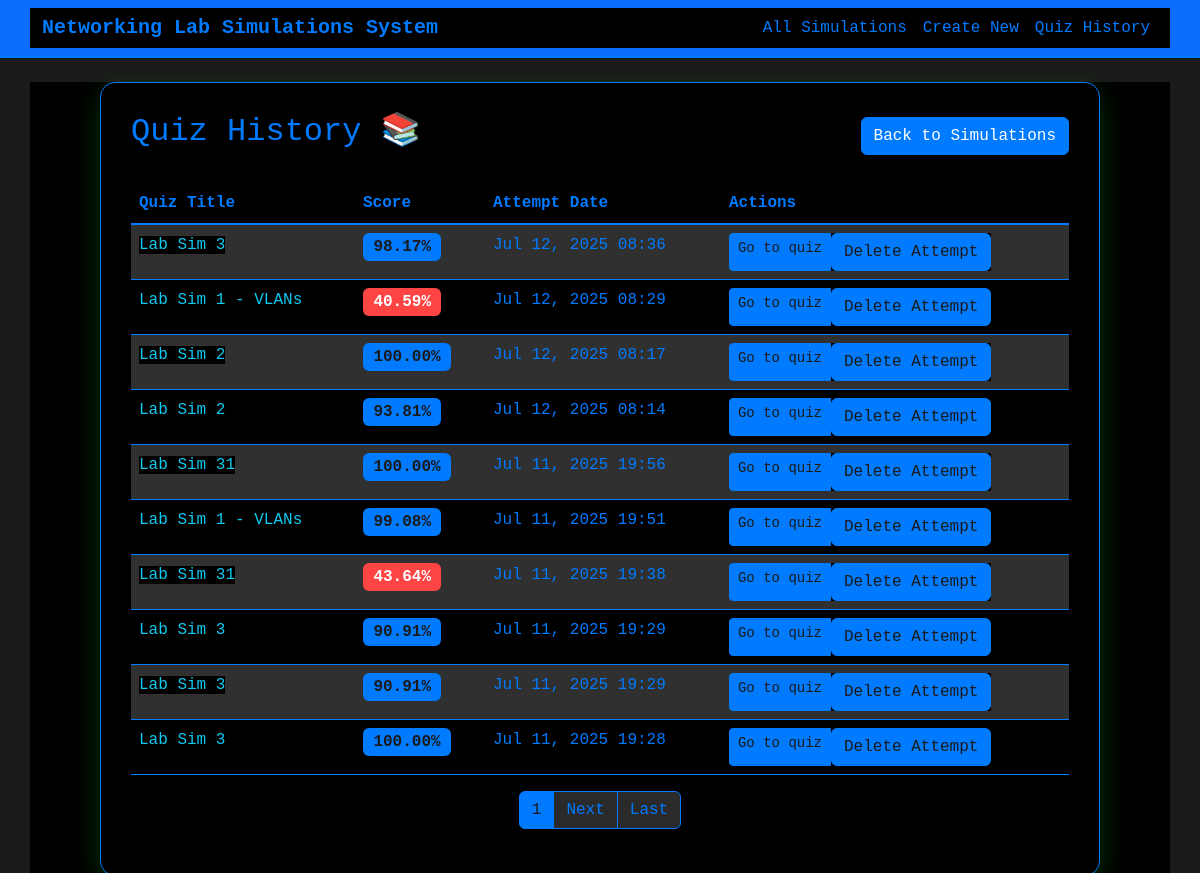
The app's page /quiz_history/, older data.
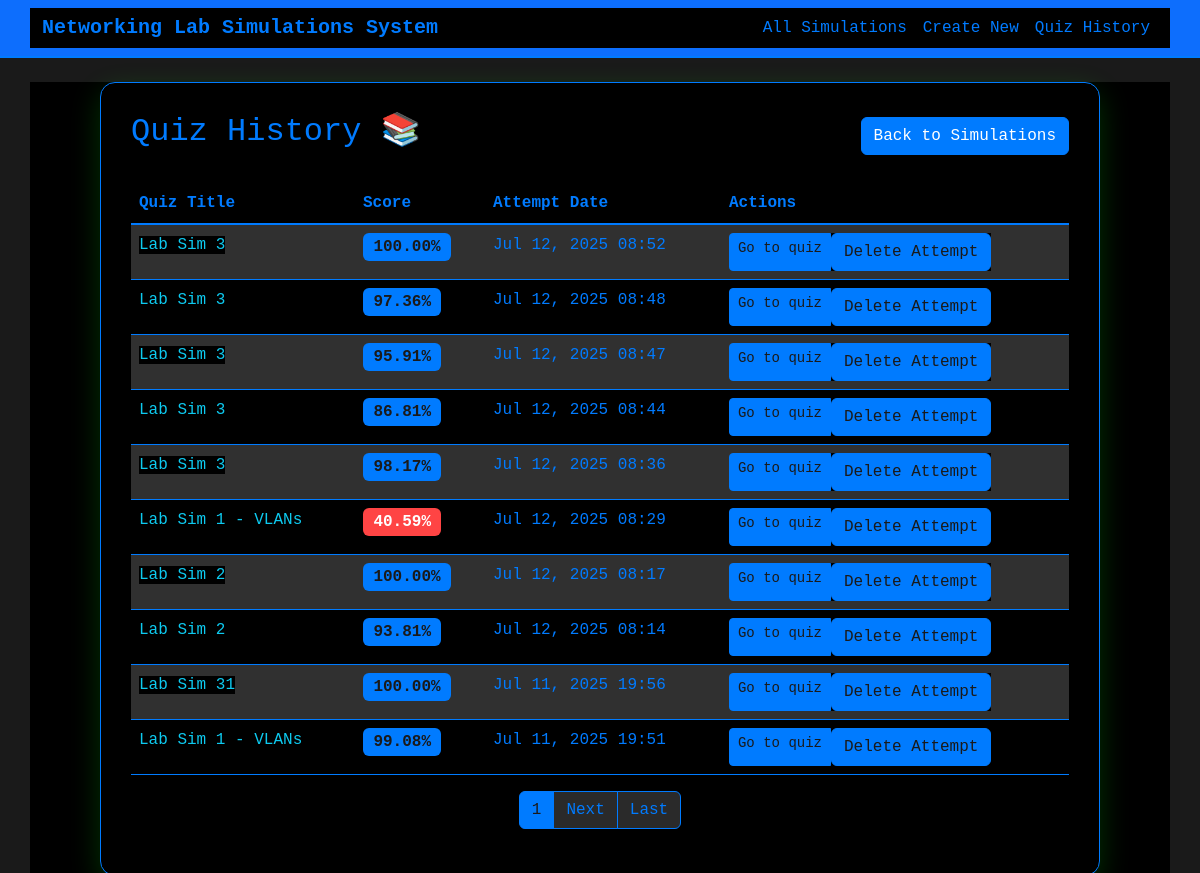
The same page, newer data.
### lab_simulations/models.py (models this page shows, shortened)
class QuizAttempt(models.Model):
    simulation = models.ForeignKey(LabSimulation, on_delete=models.CASCADE, related_name='attempts')
    score = models.DecimalField(max_digits=5, decimal_places=2)
    attempt_date = models.DateTimeField(auto_now_add=True)
    class Meta:
        ordering = ['-attempt_date']

class LabSimulation(models.Model):
    title = models.CharField(max_length=200)
    image = models.ImageField(upload_to='uploads/', help_text="Upload network topology image")
    task = models.TextField(help_text="Enter the task description")
    questions = models.TextField(help_text="Enter the questions (one per line or paragraph)")
    lab_answers = models.TextField(help_text="Enter the correct lab answers")
    user_answers = models.TextField(blank=True, help_text="User's submitted answers")
    created_at = models.DateTimeField(auto_now_add=True)
    updated_at = models.DateTimeField(auto_now=True)
    class Meta:
        ordering = ['-created_at']
    _COMMAND_EQUIVALENCIES = {
        'copy running-config startup-config': 'wr',
        'copy running-config start-up-config': 'wr',
        'copy running start': 'wr',
        'write memory': 'wr',
        'write mem': 'wr',
        'wr': 'wr',
        'configure terminal': 'conf t',
        'config t': 'conf t',
        'conf t': 'conf t',
        'interface': 'int',
        'int': 'int',
        'enable': 'en',
        'en': 'en',
        'no shutdown': 'no shut',
        'no shut': 'no shut',
        'exit': 'exit',
        'end': 'end',
        'line': 'line',
    }
    _SORTED_EQUIVALENCY_KEYS = sorted(_COMMAND_EQUIVALENCIES.keys(), key=len, reverse=True)

### lab_simulations/views.py (the view)
# urls.py: path('quiz_history/', views.QuizHistoryView.as_view(), name='quiz_history'),
class QuizHistoryView(ListView):
    model = QuizAttempt
    template_name = 'lab_simulations/quiz_history.html'
    context_object_name = 'quiz_attempts'
    paginate_by = 10
    def get_queryset(self):
        return QuizAttempt.objects.all().order_by('-attempt_date')

### lab_simulations/templates/lab_simulations/quiz_history.html (shortened to what this page needs)
{% extends 'lab_simulations/base.html' %}
{% block content %}
<div class="quiz-container">
    <div class="row">
        <div class="col-md-12">
            <div class="d-flex justify-content-between align-items-center mb-4">
                <h2>Quiz History 📚</h2>
                <a href="{% url 'simulation_list' %}" class="btn btn-primary">Back to Simulations</a>
            </div>
            {% if quiz_attempts %}
            <div class="table-responsive">
                <table class="table table-hover table-striped text-white">
                    <thead class="table-primary">
                        <tr>
                            <th scope="col">Quiz Title</th>
                            <th scope="col">Score</th>
                            <th scope="col">Attempt Date</th>
                            <th scope="col">Actions</th>
                        </tr>
                    </thead>
                    <tbody>
                        {% for attempt in quiz_attempts %}
                        <tr>
                            <td><a href="{% url 'simulation_detail' attempt.simulation.pk %}" class="text-decoration-none text-info">{{ attempt.simulation.title }}</a></td>
                            <td>
                                <span class="badge bg-{% if attempt.score >= 70 %}success{% elif attempt.score >= 50 %}warning{% else %}danger{% endif %} fs-6">
                                    {{ attempt.score }}%
                                </span>
                            </td>
                            <td>{{ attempt.attempt_date|date:"M d, Y H:i" }}</td>
                            <td>
                                <div class="btn-group" role="group">
                                    <a href="{% url 'quiz_results' attempt.simulation.pk %}" class="btn btn-sm btn-outline-info">Go to quiz</a>
                                    <form method="post" action="{% url 'delete_quiz_attempt' attempt.pk %}" class="d-inline"
                                          onsubmit="return confirm('Are you sure you want to delete this quiz attempt for {{ attempt.simulation.title|escapejs }}? This action cannot be undone.')">
                                        <button type="submit" class="btn btn-outline-danger"
                                                title="Delete this quiz attempt">
                                             Delete Attempt
                                        </button>
                                    </form>
                                </div>
                            </td>
                        </tr>
                        {% endfor %}
                    </tbody>
                </table>
            </div>
            {% if is_paginated %}
                <nav aria-label="Page navigation">
                    <ul class="pagination justify-content-center">
                        <li class="page-item active"><span class="page-link">{{ page_obj.number }}</span></li>
                        {% if page_obj.has_next %}
                            <li class="page-item"><a class="page-link" href="?page={{ page_obj.next_page_number }}">Next</a></li>
                            <li class="page-item"><a class="page-link" href="?page={{ page_obj.paginator.num_pages }}">Last</a></li>
                        {% endif %}
                    </ul>
                </nav>
            {% endif %}
            {% else %}
            <div class="alert alert-info text-center" role="alert">
                <h4 class="alert-heading">No Quiz Attempts Yet!</h4>
                <p>It looks like you haven't taken any quizzes. Start by going to the <a href="{% url 'simulation_list' %}" class="alert-link">Simulations List</a> and taking a quiz!</p>
            </div>
            {% endif %}
        </div>
    </div>
</div>
{% endblock %}

Row changes from the older to the newer data that the page shows:
no longer on this page (row unchanged): QuizAttempt: simulation "Lab Sim 31", score "43.64", attempt_date "Jul 11, 2025 19:38"
no longer on this page (row unchanged): QuizAttempt: simulation "Lab Sim 3", score "90.91", attempt_date "Jul 11, 2025 19:29"
no longer on this page (row unchanged): QuizAttempt: simulation "Lab Sim 3", score "90.91", attempt_date "Jul 11, 2025 19:29"
no longer on this page (row unchanged): QuizAttempt: simulation "Lab Sim 3", score "100.00", attempt_date "Jul 11, 2025 19:28"
added QuizAttempt: simulation "Lab Sim 3", score "100.00", attempt_date "Jul 12, 2025 08:52"
added QuizAttempt: simulation "Lab Sim 3", score "97.36", attempt_date "Jul 12, 2025 08:48"
added QuizAttempt: simulation "Lab Sim 3", score "95.91", attempt_date "Jul 12, 2025 08:47"
added QuizAttempt: simulation "Lab Sim 3", score "86.81", attempt_date "Jul 12, 2025 08:44"
